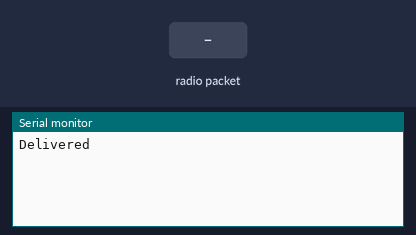
Recording of a sketch running on a simulated ESP32-S3. Parts: the last lines printed to the serial monitor. The test bench sets the inputs (shaded band).

Above: at 1.2 s.
1.3 s: radio packet "1" arrives
At 1.9 s:
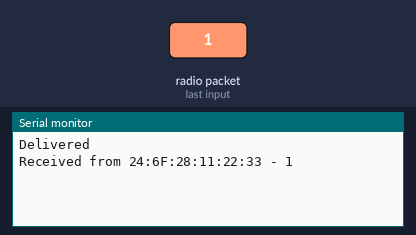
2.8 s: radio packet "0" arrives
At 3.3 s:
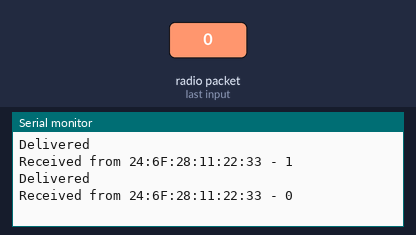
4.3 s: radio packet "2" arrives
At 5.6 s:
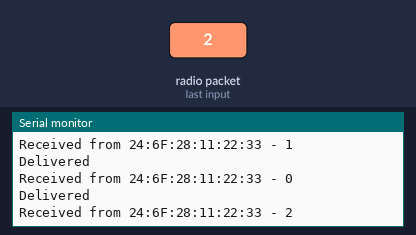

The sketch:

esp-now-basic.ino
```cpp
/*
 * On the tinyCore
 *
 * Board:  tinyCore (ESP32-S3)
 * Docs:   https://tinydocs.cc/5_reference/basics/esp-now/
 * Studio: https://app.tinystudio.cc/Mister-Industries/tinyStudio-examples/basics/esp-now-basic
 *
 * Part of the MR.INDUSTRIES tinyStudio examples collection.
 * Generated from tinyDocs — edit the docs page, not this file.
 */

#include <esp_now.h>
#include <WiFi.h>

// Receiver's MAC address (get this from the other board)
uint8_t peerAddress[] = {0x30, 0xAE, 0xA4, 0x07, 0x0D, 0x64};

// Called when data is sent
void onSent(const uint8_t *mac, esp_now_send_status_t status) {
  Serial.println(status == ESP_NOW_SEND_SUCCESS ? "Delivered" : "Failed");
}

// Called when data is received.
// Note the first argument: since Arduino-ESP32 3.0 the receive callback gets an
// esp_now_recv_info_t* (which carries the sender's address in src_addr), not a
// bare MAC pointer. Older tutorials still show the 2.x signature and won't compile.
void onReceive(const esp_now_recv_info_t *info, const uint8_t *data, int len) {
  Serial.print("Received from ");
  for (int i = 0; i < 6; i++) {
    Serial.printf("%02X%s", info->src_addr[i], i < 5 ? ":" : " ");
  }
  Serial.print("- ");
  Serial.write(data, len);
  Serial.println();
}

void setup() {
  Serial.begin(115200);
  WiFi.mode(WIFI_STA);  // must be in station mode

  esp_now_init();
  esp_now_register_send_cb(onSent);
  esp_now_register_recv_cb(onReceive);

  // Register the peer
  esp_now_peer_info_t peer = {};   // zero it — stale fields make add_peer fail
  memcpy(peer.peer_addr, peerAddress, 6);
  peer.channel = 0;
  peer.encrypt = false;
  esp_now_add_peer(&peer);
}

void loop() {
  const char *msg = "Hello from tinyCore!";
  esp_now_send(peerAddress, (uint8_t *)msg, strlen(msg));
  delay(2000);
}
```

Measured:
- after the input at 1.3 s, the serial monitor: prints a new line after 0.05 s (image 1)
- after the input at 2.8 s, the serial monitor: prints a new line after 0.05 s (image 2)
- after the input at 4.3 s, the serial monitor: prints a new line after 0.05 s (image 3)
